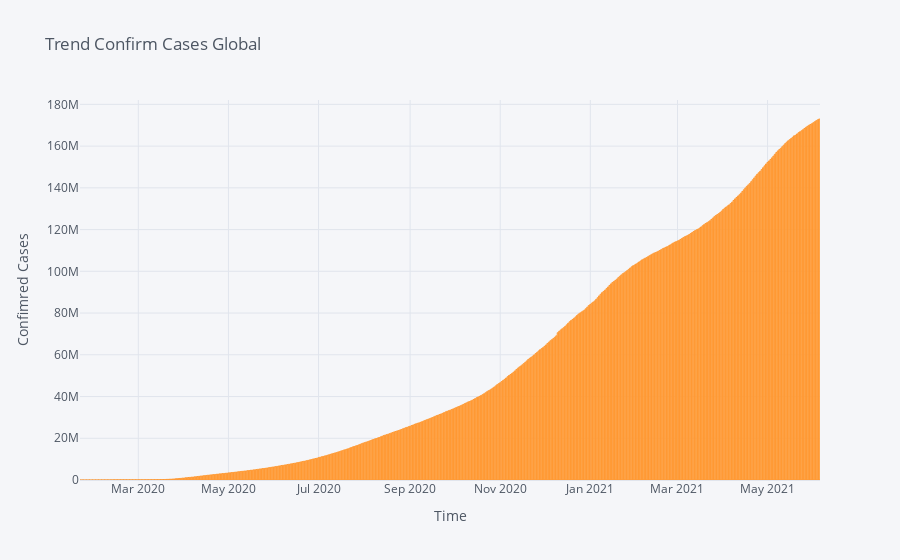

Write notebook code for a chart like this one.
### Markdown cell above
### **Trend Confirmed Cases**

### Code cell
dataGroup.iplot(kind = "bar", y = "Confirmed", title = "Trend Confirm Cases Global",xTitle = "Time", yTitle = 'Confimred Cases')

### Figure 1 — Plotly figure (JSON) as saved in the notebook; plotly's stock layout.template omitted (floating-point values rounded to 4 significant figures; data arrays with more than 128 entries replaced by an {"elided": "..."} marker saying what was removed)
{"data": [{"marker": {"color": "rgba(255, 153, 51, 0.6)", "line": {"color": "rgba(255, 153, 51, 1.0)", "width": 1}}, "name": "Confirmed", "orientation": "v", "text": "", "type": "bar", "x": {"elided": "501 str values"}, "y": {"elided": "501 int values"}}], "layout": {"legend": {"bgcolor": "#F5F6F9", "font": {"color": "#4D5663"}}, "paper_bgcolor": "#F5F6F9", "plot_bgcolor": "#F5F6F9", "title": {"font": {"color": "#4D5663"}, "text": "Trend Confirm Cases Global"}, "xaxis": {"gridcolor": "#E1E5ED", "showgrid": true, "tickfont": {"color": "#4D5663"}, "title": {"font": {"color": "#4D5663"}, "text": "Time"}, "zerolinecolor": "#E1E5ED"}, "yaxis": {"gridcolor": "#E1E5ED", "showgrid": true, "tickfont": {"color": "#4D5663"}, "title": {"font": {"color": "#4D5663"}, "text": "Confimred Cases"}, "zerolinecolor": "#E1E5ED"}}}
